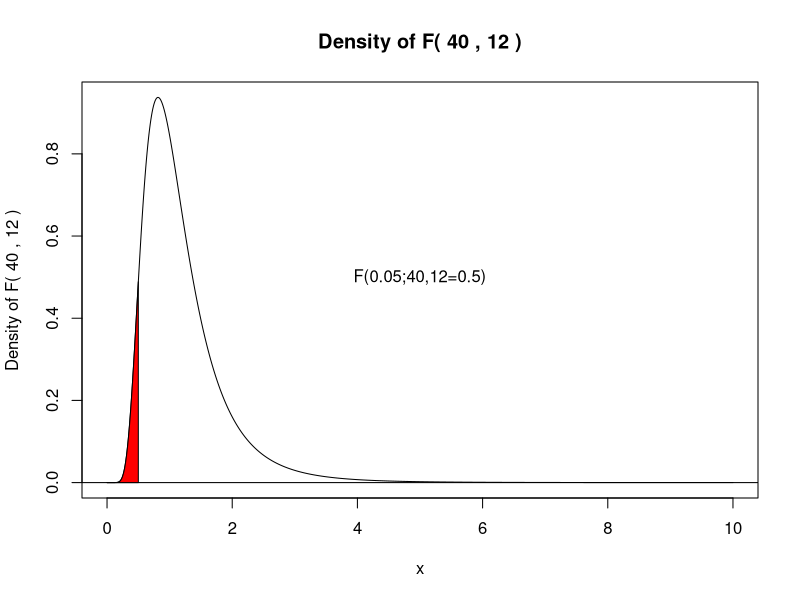
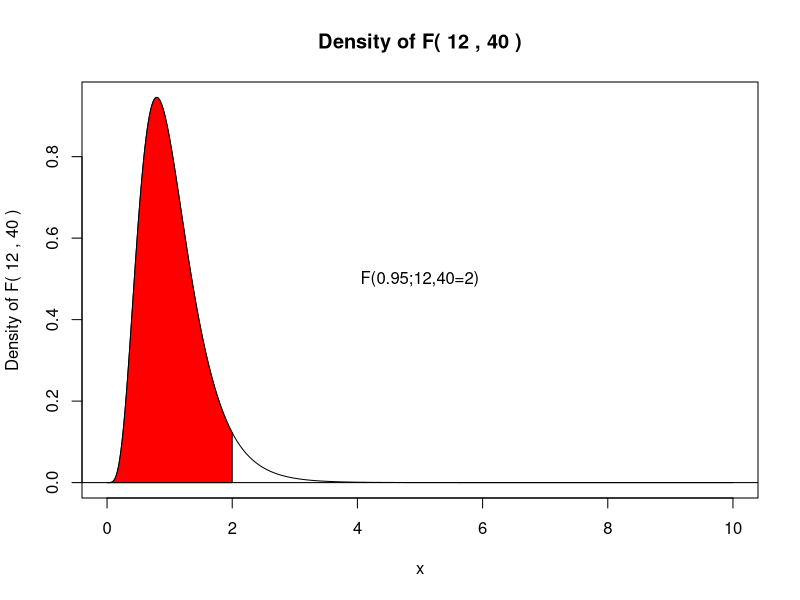
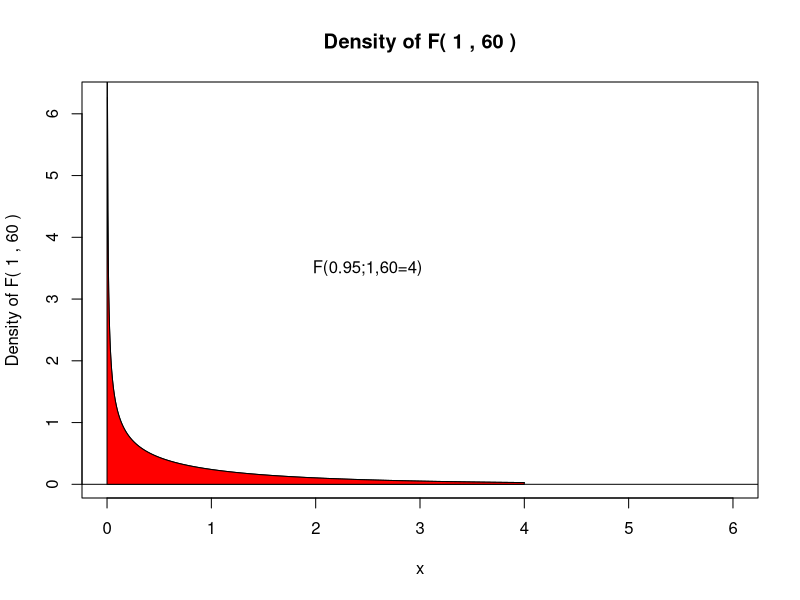
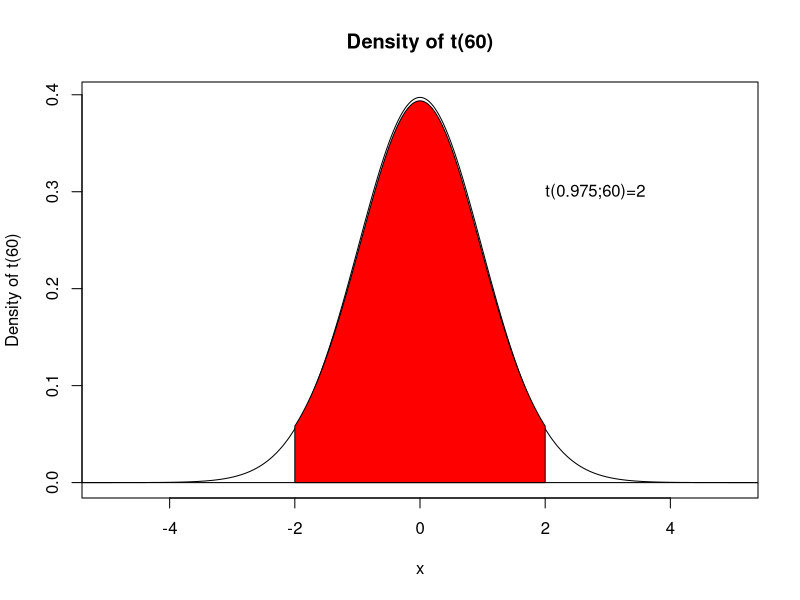

R code for these plots, in order:
library(ggplot2)
#分位数图，画f分布密度带p值,F(0.05;40,12)=0.5
n1=40;
n2=12;
x=seq(0,10,length=1000);
y=df(x,n1,n2)
r1=0;
r2=0.5;
x2=c(r1,r1,x[x<r2&x>r1],r2,r2)
y2=c(0,df(c(r1,x[x<r2&x>r1],r2),n1,n2),0)
plot(x,y,type="l",
     ylab=paste("Density of F(",as.character(n1),",",as.character(n2),")"),
     xlim=c(0,10))
abline(h=0);
polygon(x2,y2,col="red")

title(paste("Density of F(",as.character(n1),",",as.character(n2), ")") );
text(5,0.5,c("F(0.05;40,12=0.5)"))

#F(0.95;12,40)=2
n1=12;
n2=40;
x=seq(0,10,length=1000);
y=df(x,n1,n2)
r1=0;
r2=2;
x2=c(r1,r1,x[x<r2&x>r1],r2,r2)
y2=c(0,df(c(r1,x[x<r2&x>r1],r2),n1,n2),0)
plot(x,y,type="l",
     ylab=paste("Density of F(",as.character(n1),",",as.character(n2),")"),
     xlim=c(0,10))
abline(h=0);
polygon(x2,y2,col="red")

title(paste("Density of F(",as.character(n1),",",as.character(n2), ")") );
text(5,0.5,c("F(0.95;12,40=2)"))


#F(0.95;1,60)=4
n1=1;
n2=60;
x=seq(0,4,length=1000);
y=df(x,n1,n2)
r1=0.00001;
r2=4;
x2=c(r1,r1,x[x<r2&x>r1],r2,r2)
y2=c(0,df(c(r1,x[x<r2&x>r1],r2),n1,n2),0)
plot(x,y,type="l",
     ylab=paste("Density of F(",as.character(n1),",",as.character(n2),")"),
     xlim=c(0,6))
abline(h=0);
polygon(x2,y2,col="red")

title(paste("Density of F(",as.character(n1),",",as.character(n2), ")") );
text(2.5,3.5,c("F(0.95;1,60=4)"))

#分位数图，画t分布密度,t(0.975;60)=2
n=60
x=seq(-6,6,length=1000);
y=dt(x,60)
r1=-2;
r2=2;
x2=c(r1,r1,x[x<r2&x>r1],r2,r2)
y2=c(0,dt(c(r1,x[x<r2&x>r1],r2),19),0)
plot(x,y,type="l",ylab="Density of t(60)",xlim=c(-5,5))
abline(h=0);polygon(x2,y2,col="red")

title("Density of t(60)")
text(2.8,0.3,c("t(0.975;60)=2"))

